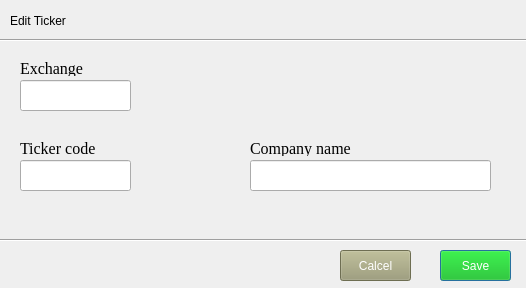
<?xml version="1.0" encoding="UTF-8"?>
<ui version="4.0">
 <class>Dialog</class>
 <widget class="QDialog" name="Dialog">
  <property name="geometry">
   <rect>
    <x>0</x>
    <y>0</y>
    <width>526</width>
    <height>288</height>
   </rect>
  </property>
  <property name="windowTitle">
   <string>Stock Price Prediction</string>
  </property>
  <property name="windowOpacity">
   <double>1.000000000000000</double>
  </property>
  <widget class="QLabel" name="label">
   <property name="geometry">
    <rect>
     <x>10</x>
     <y>10</y>
     <width>121</width>
     <height>21</height>
    </rect>
   </property>
   <property name="styleSheet">
    <string notr="true">color: rgb(0, 0, 0);
font: 75 12pt &quot;Times New Roman&quot;;</string>
   </property>
   <property name="text">
    <string>Edit Ticker</string>
   </property>
  </widget>
  <widget class="Line" name="line_2">
   <property name="geometry">
    <rect>
     <x>0</x>
     <y>30</y>
     <width>531</width>
     <height>21</height>
    </rect>
   </property>
   <property name="orientation">
    <enum>Qt::Horizontal</enum>
   </property>
  </widget>
  <widget class="QLabel" name="lblLow_2">
   <property name="enabled">
    <bool>false</bool>
   </property>
   <property name="geometry">
    <rect>
     <x>20</x>
     <y>60</y>
     <width>101</width>
     <height>16</height>
    </rect>
   </property>
   <property name="font">
    <font>
     <family>Times New Roman</family>
     <pointsize>12</pointsize>
     <weight>9</weight>
     <italic>false</italic>
     <bold>false</bold>
    </font>
   </property>
   <property name="focusPolicy">
    <enum>Qt::NoFocus</enum>
   </property>
   <property name="styleSheet">
    <string notr="true">font: 75 12pt &quot;Times New Roman&quot;;
color: rgb(0, 0, 0);</string>
   </property>
   <property name="text">
    <string>Exchange</string>
   </property>
   <property name="textFormat">
    <enum>Qt::PlainText</enum>
   </property>
  </widget>
  <widget class="QLineEdit" name="txtstock_exchange_code">
   <property name="geometry">
    <rect>
     <x>20</x>
     <y>80</y>
     <width>111</width>
     <height>31</height>
    </rect>
   </property>
   <property name="styleSheet">
    <string notr="true">color: rgb(0, 0, 0);
font: 12pt &quot;Times New Roman&quot;;</string>
   </property>
   <property name="text">
    <string/>
   </property>
  </widget>
  <widget class="QLineEdit" name="txtticker_code">
   <property name="geometry">
    <rect>
     <x>20</x>
     <y>160</y>
     <width>111</width>
     <height>31</height>
    </rect>
   </property>
   <property name="styleSheet">
    <string notr="true">color: rgb(0, 0, 0);
font: 12pt &quot;Times New Roman&quot;;</string>
   </property>
   <property name="text">
    <string/>
   </property>
  </widget>
  <widget class="QLabel" name="lblLow_3">
   <property name="enabled">
    <bool>false</bool>
   </property>
   <property name="geometry">
    <rect>
     <x>20</x>
     <y>140</y>
     <width>101</width>
     <height>16</height>
    </rect>
   </property>
   <property name="font">
    <font>
     <family>Times New Roman</family>
     <pointsize>12</pointsize>
     <weight>9</weight>
     <italic>false</italic>
     <bold>false</bold>
    </font>
   </property>
   <property name="focusPolicy">
    <enum>Qt::NoFocus</enum>
   </property>
   <property name="styleSheet">
    <string notr="true">font: 75 12pt &quot;Times New Roman&quot;;
color: rgb(0, 0, 0);</string>
   </property>
   <property name="text">
    <string>Ticker code</string>
   </property>
   <property name="textFormat">
    <enum>Qt::PlainText</enum>
   </property>
  </widget>
  <widget class="QLabel" name="lblLow_4">
   <property name="enabled">
    <bool>false</bool>
   </property>
   <property name="geometry">
    <rect>
     <x>250</x>
     <y>140</y>
     <width>101</width>
     <height>16</height>
    </rect>
   </property>
   <property name="font">
    <font>
     <family>Times New Roman</family>
     <pointsize>12</pointsize>
     <weight>9</weight>
     <italic>false</italic>
     <bold>false</bold>
    </font>
   </property>
   <property name="focusPolicy">
    <enum>Qt::NoFocus</enum>
   </property>
   <property name="styleSheet">
    <string notr="true">font: 75 12pt &quot;Times New Roman&quot;;
color: rgb(0, 0, 0);</string>
   </property>
   <property name="text">
    <string>Company name</string>
   </property>
   <property name="textFormat">
    <enum>Qt::PlainText</enum>
   </property>
  </widget>
  <widget class="QLineEdit" name="txtcompany_name">
   <property name="geometry">
    <rect>
     <x>250</x>
     <y>160</y>
     <width>241</width>
     <height>31</height>
    </rect>
   </property>
   <property name="styleSheet">
    <string notr="true">color: rgb(0, 0, 0);
font: 12pt &quot;Times New Roman&quot;;</string>
   </property>
   <property name="text">
    <string/>
   </property>
  </widget>
  <widget class="QPushButton" name="btnSave">
   <property name="geometry">
    <rect>
     <x>440</x>
     <y>250</y>
     <width>71</width>
     <height>31</height>
    </rect>
   </property>
   <property name="styleSheet">
    <string notr="true">color: rgb(255, 255, 255);
font: 10pt &quot;Times New Roman&quot;;
background-color: rgb(0, 186, 0);</string>
   </property>
   <property name="text">
    <string>Save</string>
   </property>
  </widget>
  <widget class="QPushButton" name="btnCancel">
   <property name="geometry">
    <rect>
     <x>340</x>
     <y>250</y>
     <width>71</width>
     <height>31</height>
    </rect>
   </property>
   <property name="styleSheet">
    <string notr="true">background-color: rgb(154, 154, 115);
font: 10pt &quot;Times New Roman&quot;;
color: rgb(255, 255, 255);</string>
   </property>
   <property name="text">
    <string>Calcel</string>
   </property>
  </widget>
  <widget class="Line" name="line_3">
   <property name="geometry">
    <rect>
     <x>0</x>
     <y>230</y>
     <width>531</width>
     <height>21</height>
    </rect>
   </property>
   <property name="orientation">
    <enum>Qt::Horizontal</enum>
   </property>
  </widget>
 </widget>
 <resources/>
 <connections/>
</ui>
